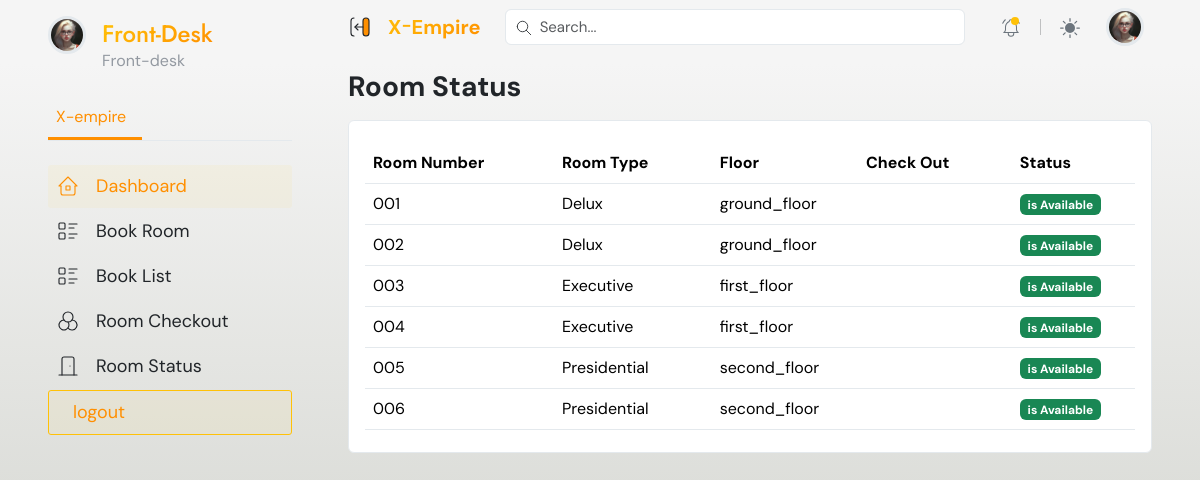
/dashboard/admin/view/room_status/, run on the app's committed database.
### bookings/models.py (models this page shows, shortened)
class Room(models.Model):
    FLOOR = (
        ('ground_floor', 'Ground Floor'),
        ('first_floor', 'First Floor'),
        ('second_floor', 'Second Floor'),
    )
    hotel = models.ForeignKey(Hotel, on_delete=models.CASCADE)
    room_type = models.ForeignKey(RoomType, on_delete=models.CASCADE)
    banner_img = models.ImageField(upload_to="rooms", null=True, blank=True)
    room_number = models.CharField(max_length=10)
    floor = models.CharField(max_length=20, choices=FLOOR, default='ground_floor')
    price_override = models.DecimalField(max_digits=12, decimal_places=2, null=True, blank=True)
    is_available = models.BooleanField(default=True)
    rid = ShortUUIDField(unique=True, length=10, max_length=20, alphabet="abcdefghijklmnopqrstuvxyz")
    date = models.DateTimeField(auto_now_add=True)

class RoomType(models.Model):
    ROOM_TYPES = (
        ('Delux', 'Delux'),
        ('Executive', 'Executive'),
        ('Presidential', 'Presidential'),
    )
    hotel = models.ForeignKey(Hotel, on_delete=models.CASCADE)
    banner_img = models.ImageField(upload_to="room_type", null=True, blank=True)
    type = models.CharField(max_length=20, choices = ROOM_TYPES, null=True, blank=True)
    base_price = models.DecimalField(max_digits=12, decimal_places=2, default=0.00)
    number_of_beds = models.PositiveIntegerField(default=0)
    room_capacity = models.PositiveIntegerField(default=0)
    rtid = ShortUUIDField(unique=True, length=10, max_length=20, alphabet="abcdefghijklmnopqrstuvxyz")
    slug = models.SlugField(null=True, blank=True)
    date = models.DateTimeField(auto_now_add=True)
    def __str__(self):
        return f"{self.type}"

### dashboard/views.py (the view)
# urls.py: path('admin/view/room_status/',views.admin_room_status, name ="admin_room_status"),
def admin_room_status(request):
    template = "admin_user/admin_roomstatus.html"
    room_status = Room.objects.all()
    context = {
        'room_status':room_status
    }
    return render (request,template, context)

### dashboard/templates/admin_user/admin_roomstatus.html (shortened to what this page needs)
{% extends 'dashboard_base.html' %}
{% load static %}
{% block content %}
    <main class="container-fluid px-0">
    {% if request.user.is_admin %}
    {% include '../partials/menubars/admin_sidebar.html' %}
{% elif request.user.is_supervisor %}
    {% include '../partials/menubars/supervisor_sidebar.html' %}
{% elif request.user.is_account_officer %}
    {% include '../partials/menubars/accounting_sidebar.html' %}
{% elif request.user.is_pos_officer %}
    {% include '../partials/menubars/pos_sidebar.html' %}
{% else %}
    {% include '../partials/menubars/frontdesk_sidebar.html' %}
{% endif %}
        <div class="content">
            {% include '../partials/top_header.html' %}
            <div class="px-xl-5 px-lg-4 px-3 py-3 page-body">
                <div class="row g-3">
                    <div class="col-sm-12">
                        <div class="d-flex align-items-center justify-content-between flex-wrap">
                            <h3 class="fw-bold mb-0">Room Status</h3>
                        </div>
                    </div>
                    <div class="col-sm-12">
                        <div class="card">
                            <div class="card-body">
                                <table class="table dataTable align-middle table-hover table-body" style="width: 100%;">
                                    <thead>
                                        <tr>
                                            <th>Room Number</th>
                                            <th>Room Type</th>
                                            <th>Floor</th>
                                            <th>Check Out</th>
                                            <th>Status</th>
                                        </tr>
                                    </thead>
                                    <tbody>
                                        {% for status in room_status %}
                                            <tr>
                                                <td>{{status.room_number}}</td>
                                                <td>{{status.room_type}}</td>
                                                <td>{{status.floor}}</td>
                                                <td>{{status.booking.check_out_date}}</td>
                                                <td>{% if status.is_available  == False %} <span class="badge text-bg-warning">Is Not Available </span> {% else %}<span class="badge text-bg-success"> is Available {% endif %}</span></td>
                                            </tr>
                                        {% endfor%}
                                    </tbody>
                                </table>
                            </div>
                        </div>
                    </div>
                </div>
            </div>
        </div>
    </main>
{% endblock %}

### data on the page
Room: room_number "001", room_type "Delux", floor "ground_floor", is_available "is Available"
Room: room_number "002", room_type "Delux", floor "ground_floor", is_available "is Available"
Room: room_number "003", room_type "Executive", floor "first_floor", is_available "is Available"
Room: room_number "004", room_type "Executive", floor "first_floor", is_available "is Available"
Room: room_number "005", room_type "Presidential", floor "second_floor", is_available "is Available"
Room: room_number "006", room_type "Presidential", floor "second_floor", is_available "is Available"
